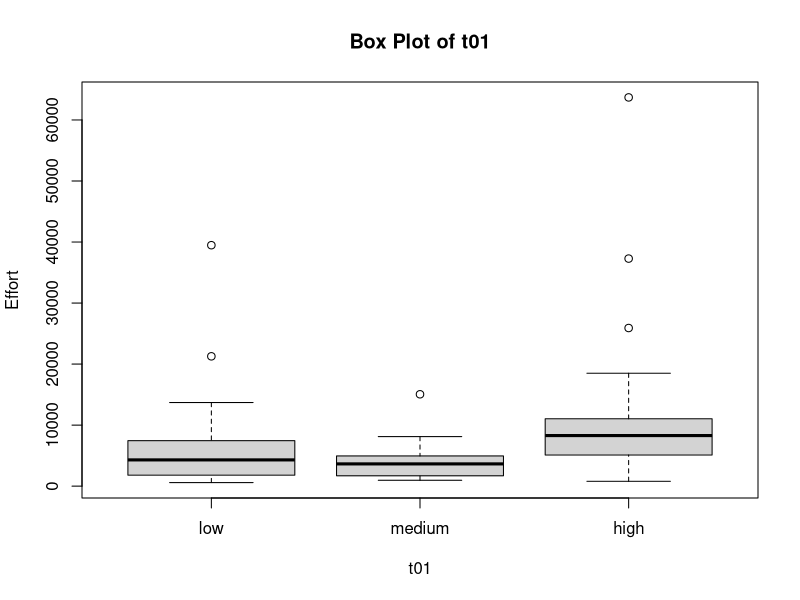
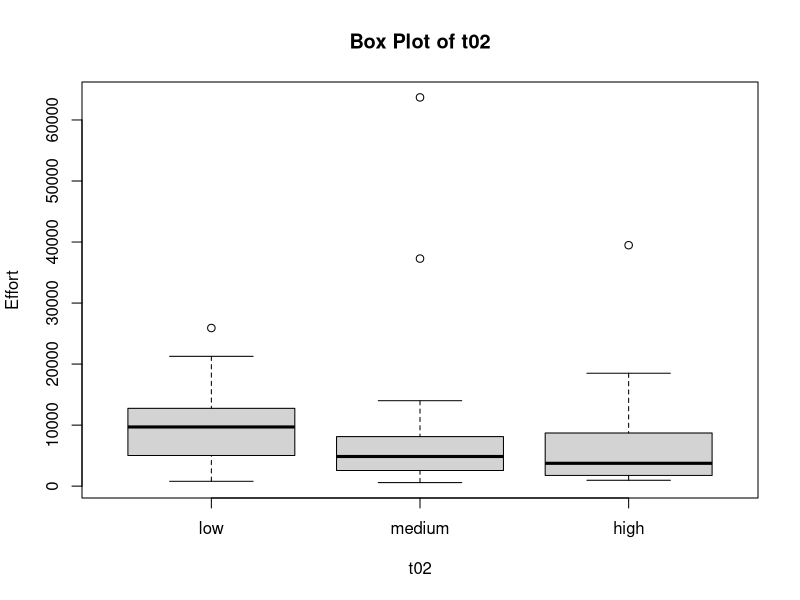
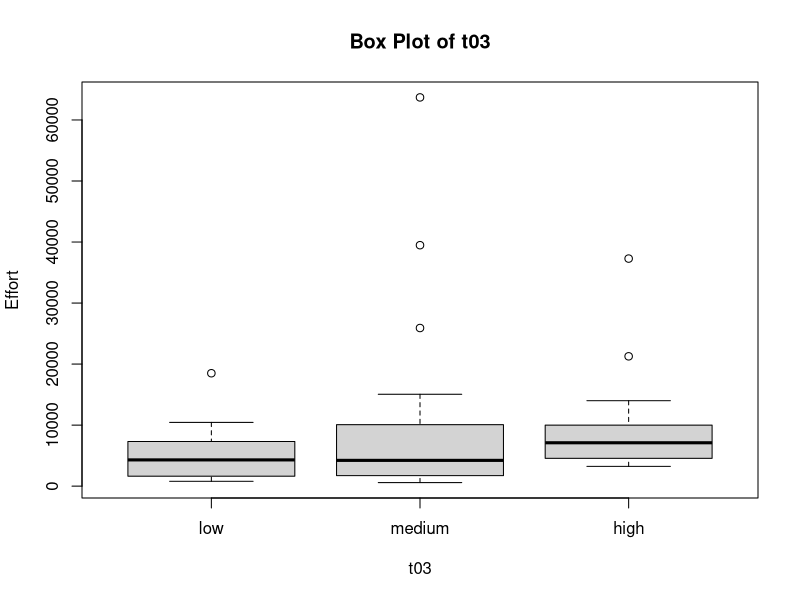
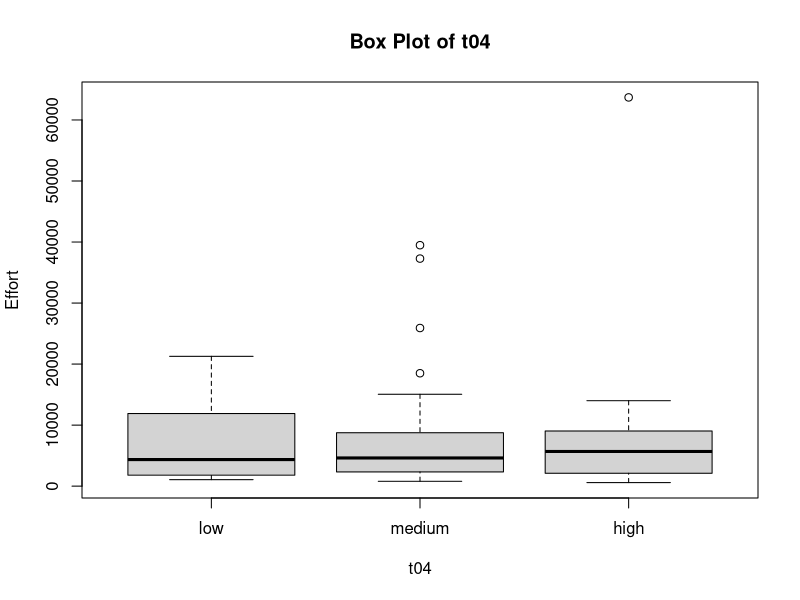
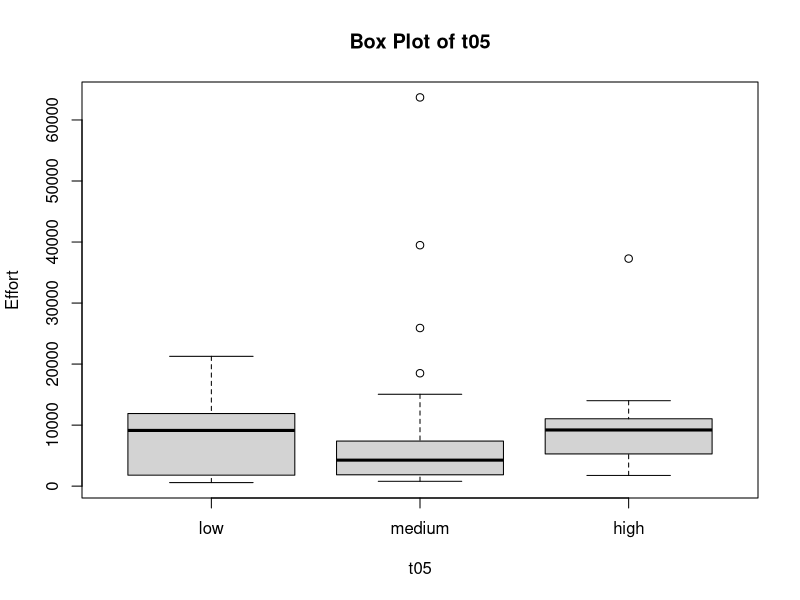
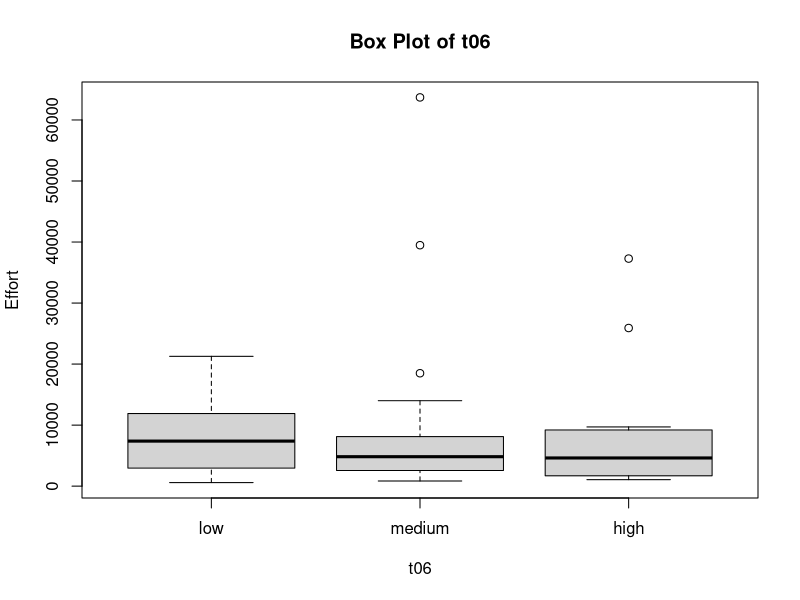
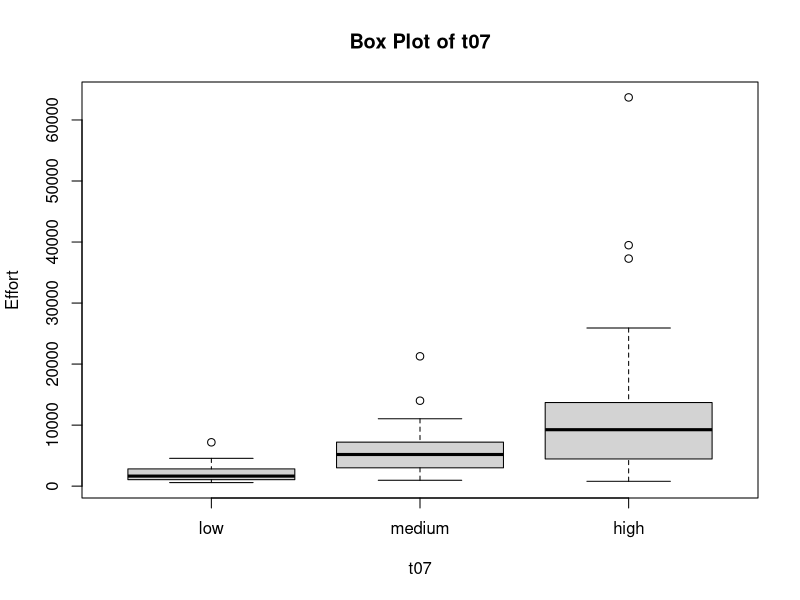
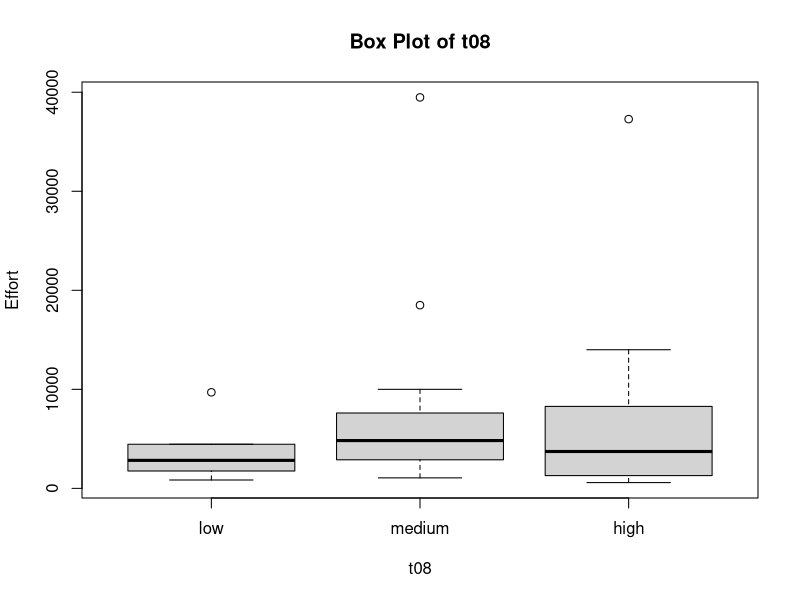

These figures' R source, in order:
# Read the dataset from CSV file
dataset <- read.csv("modified_software_cost_projects.csv", header = TRUE)

# Specify the levels for the factor variable
factor_levels <- c("low", "medium", "high")

# Iterate over the variables t01 to t15
for (i in 1:15) {
  column_name <- paste0("t", sprintf("%02d", i))  # Create the column name, e.g., t01, t02, ..., t15
  dataset[[column_name]] <- factor(dataset[[column_name]], levels = factor_levels)
}

# Iterate over the variables t01 to t15
for (i in 1:15) {
  column_name <- paste0("t", sprintf("%02d", i))  # Create the column name, e.g., t01, t02, ..., t15
  
  png(paste0("boxplot_", column_name, ".png"))
  
  boxplot(effort ~ get(column_name), data = dataset, 
          main = paste("Box Plot of", column_name), 
          ylab = "Effort", xlab = column_name)
  
  dev.off()
}

# Convert the "app" column to a factor variable with specified levels
factor_levels_app <- c("InfServ", "TransPro", "CustServ", "ProdCont", "MIS")
dataset$app <- factor(dataset$app, levels = factor_levels_app)

# Create a boxplot for the "app" column
png("boxplot_app.png")
boxplot(effort ~ app, data = dataset, 
        main = "Box Plot of app", 
        ylab = "Effort", xlab = "App")
dev.off()

# Convert the "har" column to a factor variable with specified levels
factor_levels_har <- c("PC", "Mainfrm", "Multi", "Mini", "Network")
dataset$har <- factor(dataset$har, levels = factor_levels_har)

# Create a boxplot for the "har" column
png("boxplot_har.png")
boxplot(effort ~ har, data = dataset, 
        main = "Box Plot of har", 
        ylab = "Effort", xlab = "Har")
dev.off()
